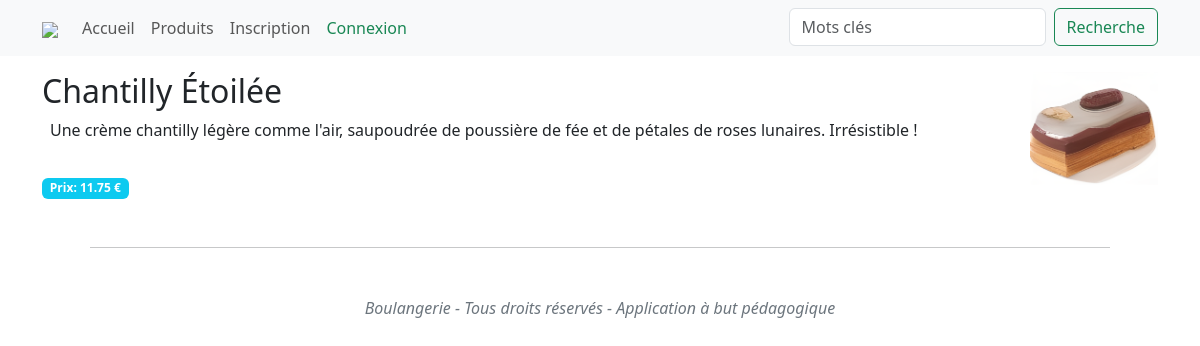
The page /product.php?id=4 on the database its author committed.
### tables this page shows
CREATE TABLE `products` (
  `id` int NOT NULL,
  `name` text NOT NULL,
  `description` text NOT NULL,
  `price` decimal(5,2) NOT NULL
);

### includes/db.php (called while the page is built, shortened)
<?php
require_once("includes/config.php");
$pdo = new PDO(
    "mysql:host=$database_host;dbname=$database_name;charset=utf8",
    $database_user,
    $database_password
);
function product_exists($id): bool
{
    global $pdo;
    $sql = "SELECT * FROM products WHERE id = " . $id;
    $stmt = $pdo->query($sql);
    $product = $stmt->fetch(PDO::FETCH_ASSOC);
    return $product !== false;
}
function get_product(int $id): array
{
    global $pdo;
    $sql = "SELECT * FROM products WHERE id = :id";
    $stmt = $pdo->prepare($sql);
    $stmt->execute(['id' => $id]);
    return $stmt->fetch(PDO::FETCH_ASSOC);
}

### product.php (the view, shortened to what this page needs)
<?php require('includes/db.php'); ?>
<?php
$product_exists = product_exists($_GET['id']);
if ($product_exists) {
    $product = get_product($_GET['id']);
}
?>
<?php require('includes/header.php'); ?>
<img src="products/<?php echo $product['id']; ?>.png" width="128" class="float-end" alt="<?php echo $product['name']; ?>" />
<?php if (!$product_exists) { ?>
    <h2>
        Produit non trouvé!
    </h2>
    Désolé, le produit demandé n'existe pas.
<?php } else { ?>
    <h2>
        <?= $product['name']; ?>
    </h2>
    <div class="m-2 text-italic">
        <?= $product['description']; ?>
    </div>
    <br />
    <span class="badge bg-info badge-pill">
        Prix: <?= $product['price']; ?> €
    </span>
<?php } ?>
<?php require('includes/footer.php'); ?>

### rows shown on the page
products: name "Chantilly Étoilée", description "Une crème chantilly légère comme l'air, saupoudrée de poussière de fée et de pétales de roses lunaires. Irrésistible !", price "11.75"

### other values the page prints
$label "Accueil Produits Inscription Connexion"
